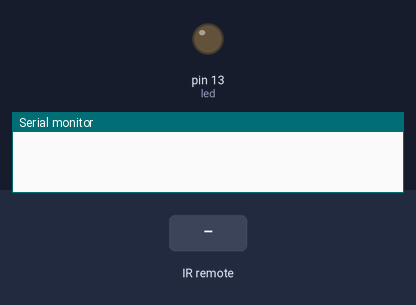
Simulated run of this sketch. Board: Arduino Uno, built with avr-gcc and run on an emulated ATmega328P. Parts: output pins drawn as LEDs (lit = HIGH), the last lines printed to the serial monitor. The inputs (shaded band) are chosen by the test bench.

Above: at 1.2 s.
1.3 s: infrared code 0xFF20DF received
At 2.5 s:
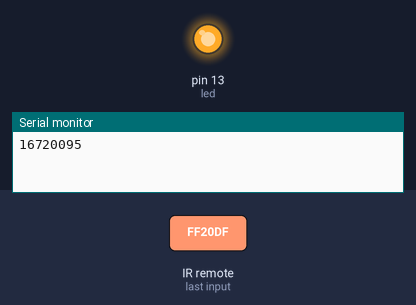
2.8 s: infrared code 0xFF609F received
At 3.7 s:
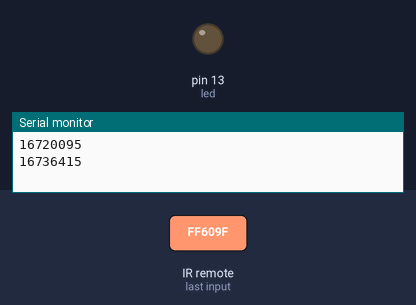
Timing chart, 0 to 5.8 s (numbered marks = the images above; inputs shaded):
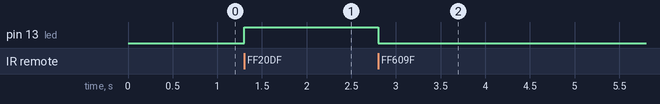

Measured:
- after the input at 1.3 s, pin 13 (led): LOW → HIGH at once
- after the input at 2.8 s, pin 13 (led): HIGH → LOW at once

The sketch:

REMOTO.ino
```cpp
#include <IRremote.h>
int receptor = 11;
int led = 13;
IRrecv irrecv(receptor);
decode_results codigo; //OBJETO CODIGO DE CLASE decode_result, oriundo de IRremote.h

void setup()
{
  Serial.begin(9600);
  irrecv.enableIRIn(); // INICIA LA RECEPCIÓN
  pinMode(led, OUTPUT);
}

void loop()
{
 if (irrecv.decode(&codigo))
 {
Serial.println(codigo.value, DEC);

      if (codigo.value==16720095)//CÓDIGO DEL NÚMERO CERO PARA ACTIVAR LED 0xFF6897
      {
         digitalWrite(led,HIGH);
      }

      if (codigo.value==16736415)//CÓDIGO DEL NÚMERO UNO PARA DESACTIVAR LED
      {
         digitalWrite(led,LOW);
      }

delay(500);
irrecv.resume();

 }
}
```
